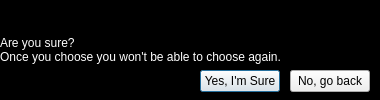
<?xml version="1.0" encoding="UTF-8"?>
<ui version="4.0">
 <class>AccusationCheck</class>
 <widget class="QDialog" name="AccusationCheck">
  <property name="geometry">
   <rect>
    <x>0</x>
    <y>0</y>
    <width>380</width>
    <height>100</height>
   </rect>
  </property>
  <property name="windowTitle">
   <string>Dialog</string>
  </property>
  <widget class="QLabel" name="label">
   <property name="geometry">
    <rect>
     <x>0</x>
     <y>0</y>
     <width>381</width>
     <height>101</height>
    </rect>
   </property>
   <property name="styleSheet">
    <string notr="true">color: rgb(255, 255, 255);
background-color: rgb(0, 0, 0);</string>
   </property>
   <property name="text">
    <string>&lt;html&gt;&lt;head/&gt;&lt;body&gt;&lt;p&gt;Are you sure?&lt;br/&gt;Once you choose you won't be able to choose again.&lt;/p&gt;&lt;/body&gt;&lt;/html&gt;</string>
   </property>
  </widget>
  <widget class="QPushButton" name="YesButton">
   <property name="geometry">
    <rect>
     <x>200</x>
     <y>70</y>
     <width>80</width>
     <height>22</height>
    </rect>
   </property>
   <property name="text">
    <string>Yes, I'm Sure</string>
   </property>
  </widget>
  <widget class="QPushButton" name="NoButton">
   <property name="geometry">
    <rect>
     <x>290</x>
     <y>70</y>
     <width>80</width>
     <height>22</height>
    </rect>
   </property>
   <property name="text">
    <string>No, go back</string>
   </property>
  </widget>
 </widget>
 <resources/>
 <connections/>
</ui>
